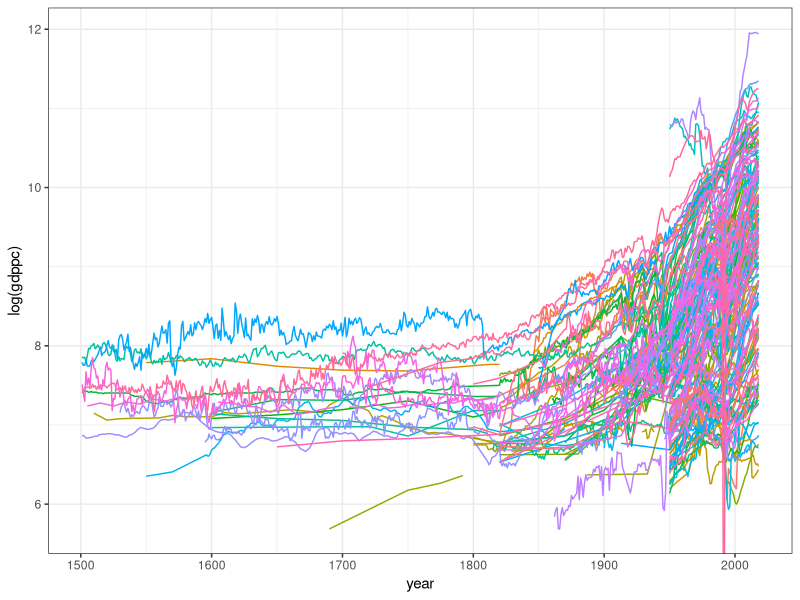

Generate this figure with R:
## ---- chunk 1
#| fig-cap: "Log GDP/cap over time. Figure: Aklin. Data: Maddison."
library(tidyverse)
library(haven)
library(tidyr)
mpd2020 = read_dta("./materials/mpd2020.dta")

d2 = mpd2020 %>%
  select(year, gdppc, country) %>%
  filter(year==1900 | year==2010) %>%
  tidyr::pivot_wider(
    names_from = year,
    values_from = gdppc,
    names_prefix = "gdppc")

#d2 = d2[complete.cases(d2),]
#cor(d2$gdppc1900, d2$gdppc2010)

mpd2020 %>% filter(year>1500) %>%
ggplot(aes(x=year, y=log(gdppc), color=country)) +
geom_line() +
theme_bw() +
theme(legend.position="none") 

